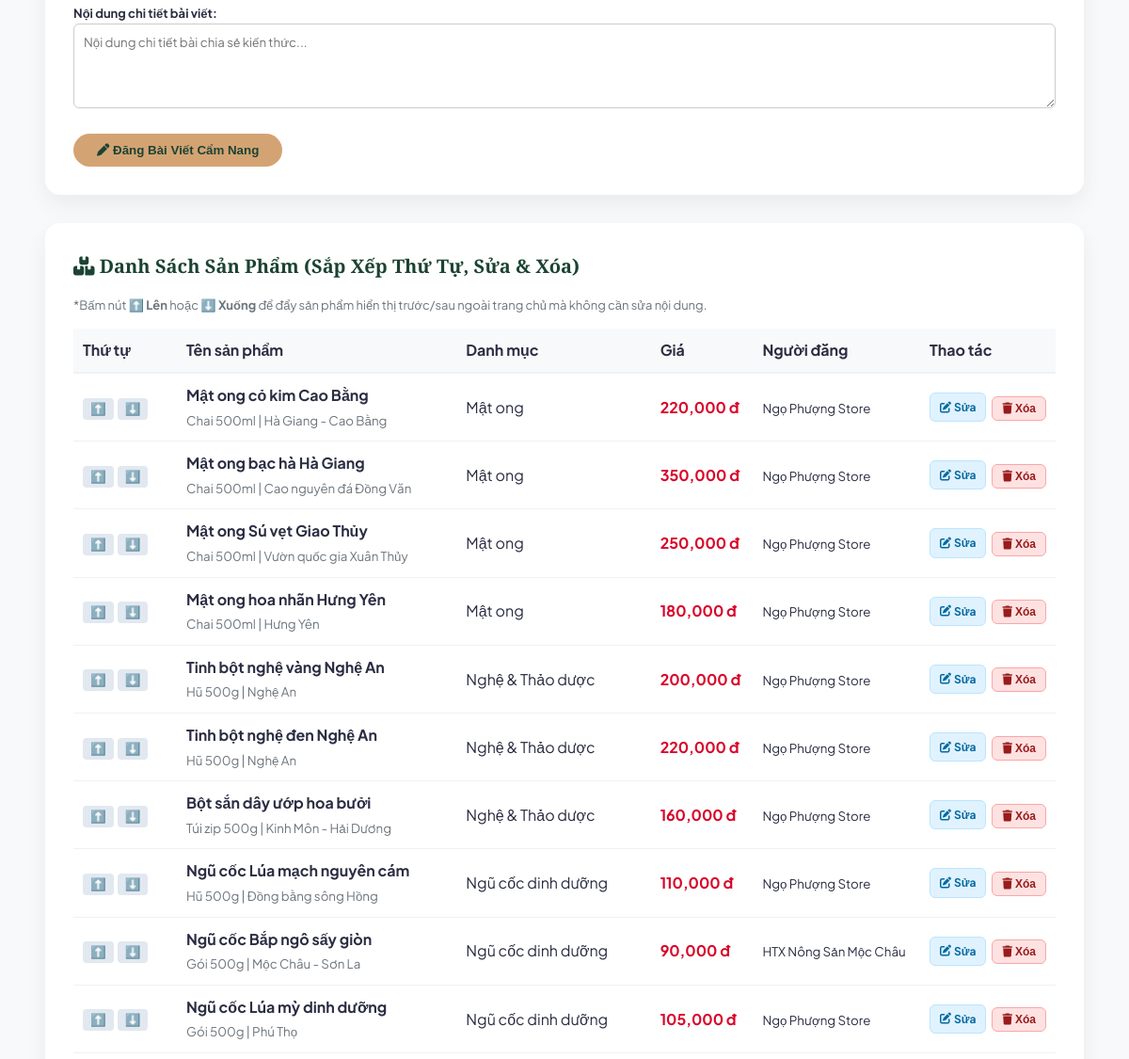
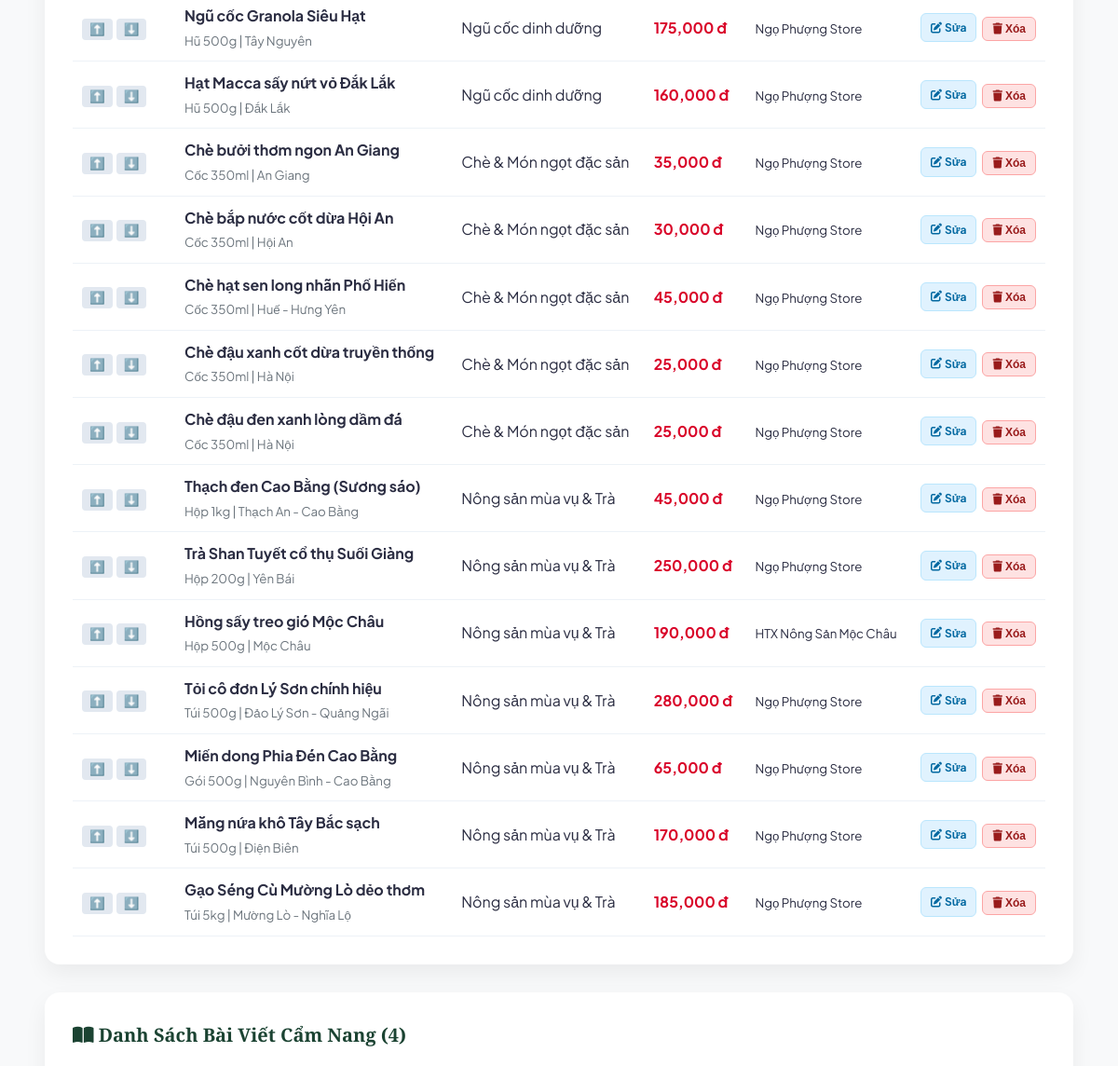
Before: /admin (signed in, middle part) with the older database file (2 pictures, top to bottom).
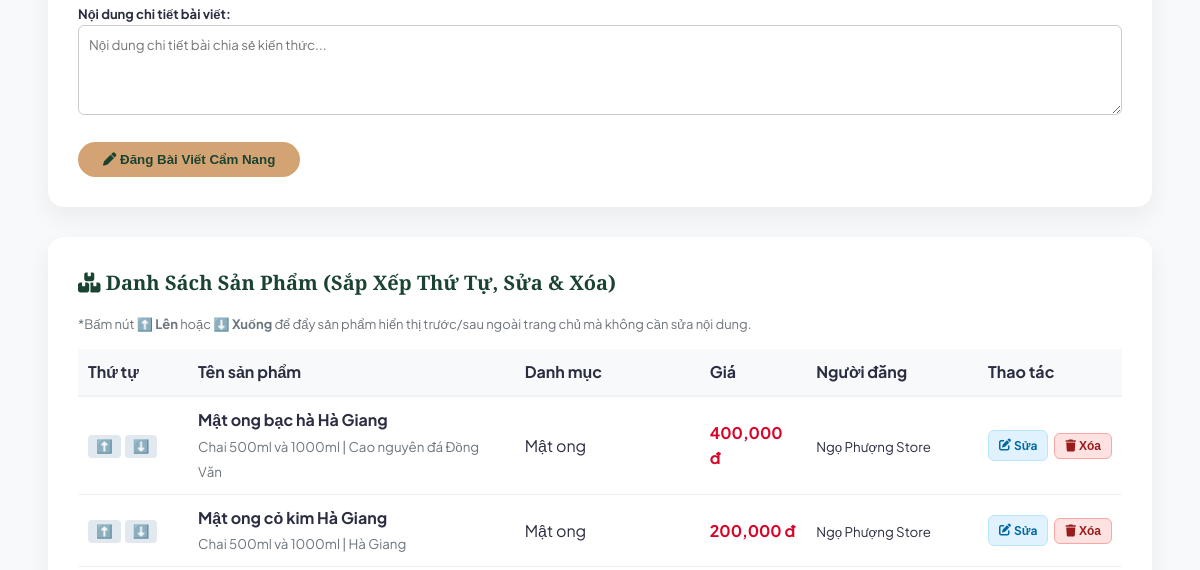
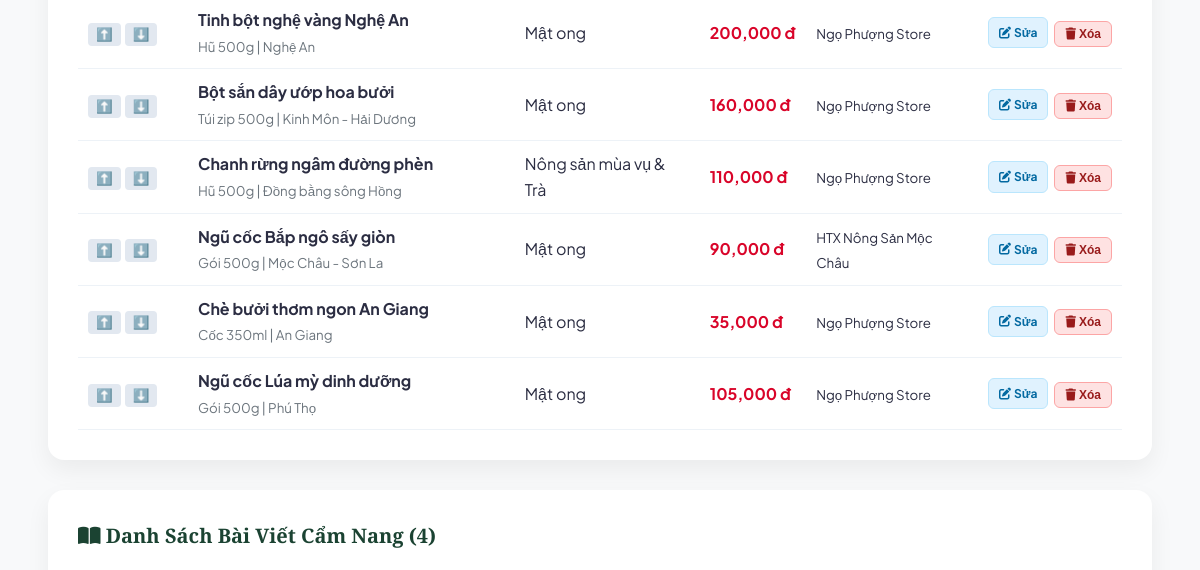
After: the same page with the newer database file (2 pictures, top to bottom).
### tables this page shows
CREATE TABLE products (
    id INTEGER PRIMARY KEY AUTOINCREMENT,
    sort_order INTEGER DEFAULT 0,
    group_name TEXT,
    name TEXT,
    price INTEGER,
    packaging TEXT,
    rating INTEGER,
    origin TEXT,
    ingredients TEXT,
    process TEXT,
    usage TEXT,
    storage TEXT,
    image TEXT,
    status TEXT,
    author TEXT,
    date TEXT
);

### app.py (the view)
@app.route("/admin")
def admin_dashboard():
    user = session.get("user")
    if not user:
        return redirect(url_for("login"))
    is_admin = user["role"] in ["SUPER_ADMIN", "NHAN_VIEN"]
    all_products = get_all_products("all")
    if is_admin:
        display_products = all_products
        pending_products = [p for p in all_products if p.get("status") == "pending"]
    else:
        display_products = [p for p in all_products if p.get("author") == user["name"]]
        pending_products = []
    return render_template(
        "admin.html",
        products=display_products,
        pending_products=pending_products,
        articles=get_all_articles(),
        orders=get_all_orders(),
        messages=[],
        users=get_all_users(),
        user=user
    )

### app.py (called while the page is built)
def get_db():
    conn = sqlite3.connect(DB_PATH)
    conn.row_factory = sqlite3.Row
    return conn

def get_all_products(status="approved"):
    conn = get_db()
    if status == "all":
        rows = conn.execute("SELECT * FROM products ORDER BY sort_order ASC, id DESC").fetchall()
    else:
        rows = conn.execute("SELECT * FROM products WHERE status = ? ORDER BY sort_order ASC, id DESC", (status,)).fetchall()
    conn.close()
    if not rows and status == "approved":
        init_db()
        conn = get_db()
        rows = conn.execute("SELECT * FROM products WHERE status = 'approved' ORDER BY sort_order ASC, id DESC").fetchall()
        conn.close()
    return [dict(row) for row in rows]

def get_all_articles():
    conn = get_db()
    rows = conn.execute("SELECT * FROM articles ORDER BY id DESC").fetchall()
    conn.close()
    if not rows:
        init_db()
        conn = get_db()
        rows = conn.execute("SELECT * FROM articles ORDER BY id DESC").fetchall()
        conn.close()
    return [dict(row) for row in rows]

def get_all_orders():
    conn = get_db()
    rows = conn.execute("SELECT * FROM orders ORDER BY id DESC").fetchall()
    conn.close()
    return [dict(row) for row in rows]

def get_all_users():
    conn = get_db()
    rows = conn.execute("SELECT * FROM users").fetchall()
    conn.close()
    return {row["username"]: dict(row) for row in rows}

### templates/admin.html (shortened to what this page needs)
{% extends "base.html" %}
{% block content %}
<div class="container" style="margin-top: 30px; margin-bottom: 60px;">
    {% if user.role in ['SUPER_ADMIN', 'NHAN_VIEN'] %}
    <div style="background: #fff; padding: 30px; border-radius: 16px; box-shadow: var(--card-shadow); margin-bottom: 30px;">
        <form action="{{ url_for('admin_add_article') }}" method="POST" style="margin-top: 15px;">
            <div style="margin-bottom: 20px;">
                <label style="font-size: 13px; font-weight: 700;">Nội dung chi tiết bài viết:</label>
                <textarea name="content" rows="4" placeholder="Nội dung chi tiết bài chia sẻ kiến thức..." style="width: 100%; padding: 10px; border-radius: 6px; border: 1px solid #ccc; font-family: inherit;"></textarea>
            </div>
            <button type="submit" class="btn-primary" style="padding: 10px 25px;"><i class="fa-solid fa-pen"></i> Đăng Bài Viết Cẩm Nang</button>
        </form>
    </div>
    {% endif %}
    <div style="background: #fff; padding: 30px; border-radius: 16px; box-shadow: var(--card-shadow); margin-bottom: 30px;">
        <h3 style="font-family: 'Playfair Display', serif; color: var(--primary-dark); font-size: 20px; margin-bottom: 15px;"><i class="fa-solid fa-boxes-stacked"></i> Danh Sách Sản Phẩm (Sắp Xếp Thứ Tự, Sửa & Xóa)</h3>
        <p style="font-size: 13px; color: var(--text-muted); margin-bottom: 15px;">*Bấm nút <b>⬆️ Lên</b> hoặc <b>⬇️ Xuống</b> để đẩy sản phẩm hiển thị trước/sau ngoài trang chủ mà không cần sửa nội dung.</p>
        <table style="width: 100%; border-collapse: collapse;">
            <thead>
                <tr style="border-bottom: 2px solid #edf2f7; text-align: left; background: #f8f9fa;">
                    <th style="padding: 10px; width: 110px;">Thứ tự</th>
                    <th style="padding: 10px;">Tên sản phẩm</th>
                    <th style="padding: 10px;">Danh mục</th>
                    <th style="padding: 10px;">Giá</th>
                    <th style="padding: 10px;">Người đăng</th>
                    <th style="padding: 10px; width: 140px;">Thao tác</th>
                </tr>
            </thead>
            <tbody>
                {% for p in products %}
                <tr style="border-bottom: 1px solid #edf2f7;">
                    <td style="padding: 10px;">
                        <div style="display: flex; gap: 4px;">
                            <form action="{{ url_for('move_product', product_id=p.id, direction='up') }}" method="POST" style="margin: 0;">
                                <button type="submit" title="Đẩy lên trên" style="background: #e2e8f0; border: none; padding: 4px 8px; border-radius: 4px; cursor: pointer; font-weight: bold;">⬆️</button>
                            </form>
                            <form action="{{ url_for('move_product', product_id=p.id, direction='down') }}" method="POST" style="margin: 0;">
                                <button type="submit" title="Đẩy xuống dưới" style="background: #e2e8f0; border: none; padding: 4px 8px; border-radius: 4px; cursor: pointer; font-weight: bold;">⬇️</button>
                            </form>
                        </div>
                    </td>
                    <td style="padding: 10px;">
                        <b>{{ p.name }}</b><br>
                        <small style="color: var(--text-muted);">{{ p.packaging }} | {{ p.origin }}</small>
                    </td>
                    <td style="padding: 10px;">{{ p.group_name }}</td>
                    <td style="padding: 10px; font-weight: bold; color: #d90429;">{{ "{:,.0f}".format(p.price) }} đ</td>
                    <td style="padding: 10px;"><small>{{ p.author }}</small></td>
                    <td style="padding: 10px;">
                        <div style="display: flex; gap: 6px; align-items: center;">
                            <a href="{{ url_for('edit_product', product_id=p.id) }}" style="background: #e0f2fe; color: #0369a1; border: 1px solid #bae6fd; padding: 5px 10px; border-radius: 6px; font-weight: bold; font-size: 12px; text-decoration: none; display: inline-flex; align-items: center; gap: 3px;">
                                <i class="fa-solid fa-pen-to-square"></i> Sửa
                            </a>
                            <form action="{{ url_for('delete_product', product_id=p.id) }}" method="POST" onsubmit="return confirm('Bạn có chắc chắn muốn xóa sản phẩm này?');" style="margin: 0;">
                                <button type="submit" style="background: #fee2e2; color: #991b1b; border: 1px solid #fca5a5; padding: 5px 10px; border-radius: 6px; font-weight: bold; font-size: 12px; cursor: pointer; display: inline-flex; align-items: center; gap: 3px;">
                                    <i class="fa-solid fa-trash"></i> Xóa
                                </button>
                            </form>
                        </div>
                    </td>
                </tr>
                {% endfor %}
            </tbody>
        </table>
    </div>
    {% if user.role in ['SUPER_ADMIN', 'NHAN_VIEN'] %}
    <div style="background: #fff; padding: 30px; border-radius: 16px; box-shadow: var(--card-shadow); margin-bottom: 30px;">
        <h3 style="font-family: 'Playfair Display', serif; color: var(--primary-dark); font-size: 20px; margin-bottom: 20px;"><i class="fa-solid fa-book-open"></i> Danh Sách Bài Viết Cẩm Nang ({{ articles|length }})</h3>
    </div>
    {% endif %}
</div>
{% endblock %}

### templates/base.html (shortened to what this page needs)
<!DOCTYPE html>
<html lang="vi">
<head>
    <link rel="stylesheet" href="https://cdnjs.cloudflare.com/ajax/libs/font-awesome/6.4.0/css/all.min.css">
</head>
<body>
    {% block content %}{% endblock %}
</body>
</html>

Changed rows visible on the page:
removed products: name "Mật ong Sú vẹt Giao Thủy", packaging "Chai 500ml", origin "Vườn quốc gia Xuân Thủy", group_name "Mật ong", price "250,000", author "Ngọ Phượng Store"
removed products: name "Mật ong hoa nhãn Hưng Yên", packaging "Chai 500ml", origin "Hưng Yên", group_name "Mật ong", price "180,000", author "Ngọ Phượng Store"
removed products: name "Tinh bột nghệ đen Nghệ An", packaging "Hũ 500g", origin "Nghệ An", group_name "Nghệ & Thảo dược", price "220,000", author "Ngọ Phượng Store"
removed products: name "Ngũ cốc Granola Siêu Hạt", packaging "Hũ 500g", origin "Tây Nguyên", group_name "Ngũ cốc dinh dưỡng", price "175,000", author "Ngọ Phượng Store"
removed products: name "Hạt Macca sấy nứt vỏ Đắk Lắk", packaging "Hũ 500g", origin "Đắk Lắk", group_name "Ngũ cốc dinh dưỡng", price "160,000", author "Ngọ Phượng Store"
removed products: name "Chè bắp nước cốt dừa Hội An", packaging "Cốc 350ml", origin "Hội An", group_name "Chè & Món ngọt đặc sản", price "30,000", author "Ngọ Phượng Store"
removed products: name "Chè hạt sen long nhãn Phố Hiến", packaging "Cốc 350ml", origin "Huế - Hưng Yên", group_name "Chè & Món ngọt đặc sản", price "45,000", author "Ngọ Phượng Store"
removed products: name "Chè đậu xanh cốt dừa truyền thống", packaging "Cốc 350ml", origin "Hà Nội", group_name "Chè & Món ngọt đặc sản", price "25,000", author "Ngọ Phượng Store"
removed products: name "Chè đậu đen xanh lòng dầm đá", packaging "Cốc 350ml", origin "Hà Nội", group_name "Chè & Món ngọt đặc sản", price "25,000", author "Ngọ Phượng Store"
removed products: name "Thạch đen Cao Bằng (Sương sáo)", packaging "Hộp 1kg", origin "Thạch An - Cao Bằng", group_name "Nông sản mùa vụ & Trà", price "45,000", author "Ngọ Phượng Store"
removed products: name "Trà Shan Tuyết cổ thụ Suối Giàng", packaging "Hộp 200g", origin "Yên Bái", group_name "Nông sản mùa vụ & Trà", price "250,000", author "Ngọ Phượng Store"
removed products: name "Hồng sấy treo gió Mộc Châu", packaging "Hộp 500g", origin "Mộc Châu", group_name "Nông sản mùa vụ & Trà", price "190,000", author "HTX Nông Sản Mộc Châu"
removed products: name "Tỏi cô đơn Lý Sơn chính hiệu", packaging "Túi 500g", origin "Đảo Lý Sơn - Quảng Ngãi", group_name "Nông sản mùa vụ & Trà", price "280,000", author "Ngọ Phượng Store"
removed products: name "Miến dong Phia Đén Cao Bằng", packaging "Gói 500g", origin "Nguyên Bình - Cao Bằng", group_name "Nông sản mùa vụ & Trà", price "65,000", author "Ngọ Phượng Store"
removed products: name "Măng nứa khô Tây Bắc sạch", packaging "Túi 500g", origin "Điện Biên", group_name "Nông sản mùa vụ & Trà", price "170,000", author "Ngọ Phượng Store"
removed products: name "Gạo Séng Cù Mường Lò dẻo thơm", packaging "Túi 5kg", origin "Mường Lò - Nghĩa Lộ", group_name "Nông sản mùa vụ & Trà", price "185,000", author "Ngọ Phượng Store"
changed products "Mật ong bạc hà Hà Giang": packaging "Chai 500ml" → "Chai 500ml và 1000ml"; price "350,000" → "400,000"; moves up the list
changed products: name "Mật ong cỏ kim Cao Bằng" → "Mật ong cỏ kim Hà Giang"; packaging "Chai 500ml" → "Chai 500ml và 1000ml"; origin "Hà Giang - Cao Bằng" → "Hà Giang"; price "220,000" → "200,000"
changed products "Tinh bột nghệ vàng Nghệ An": group_name "Nghệ & Thảo dược" → "Mật ong"
changed products "Bột sắn dây ướp hoa bưởi": group_name "Nghệ & Thảo dược" → "Mật ong"
changed products "Đồng bằng sông Hồng": name "Ngũ cốc Lúa mạch nguyên cám" → "Chanh rừng ngâm đường phèn"; group_name "Ngũ cốc dinh dưỡng" → "Nông sản mùa vụ & Trà"
changed products "Ngũ cốc Bắp ngô sấy giòn": group_name "Ngũ cốc dinh dưỡng" → "Mật ong"
changed products "Chè bưởi thơm ngon An Giang": group_name "Chè & Món ngọt đặc sản" → "Mật ong"; moves up the list
changed products "Ngũ cốc Lúa mỳ dinh dưỡng": group_name "Ngũ cốc dinh dưỡng" → "Mật ong"
